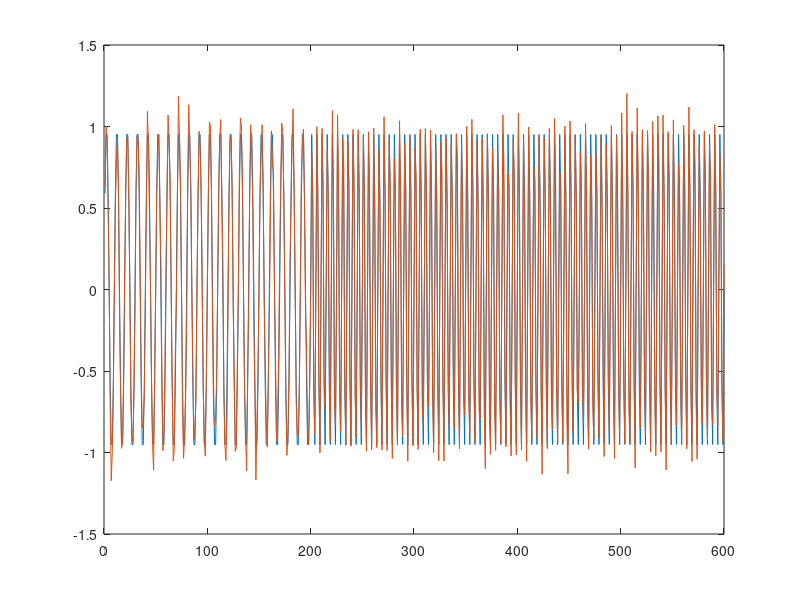

This figure's MATLAB source:
% Script 1 - Test instantaneous frequency estimation
clear all;
close all;

% Generate synthetic signal, going from 0.2 pi to 0.4 pi
t = 1:600;
f1 = 0.1; % freq = 0.2*pi 
f2 = 0.2; % freq = 0.4*pi
x1 = sin(2*pi*f1*t(1:200));
x2 = sin(2*pi*f2*t(201:end));
x = [x1(:); x2(:)];
y = awgn(x,20); 

figure
plot(t,x,t,y);
